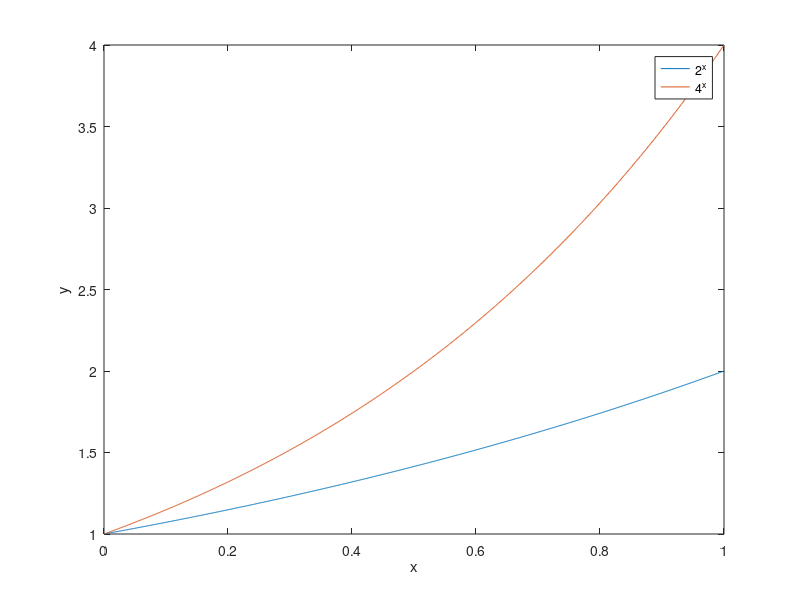
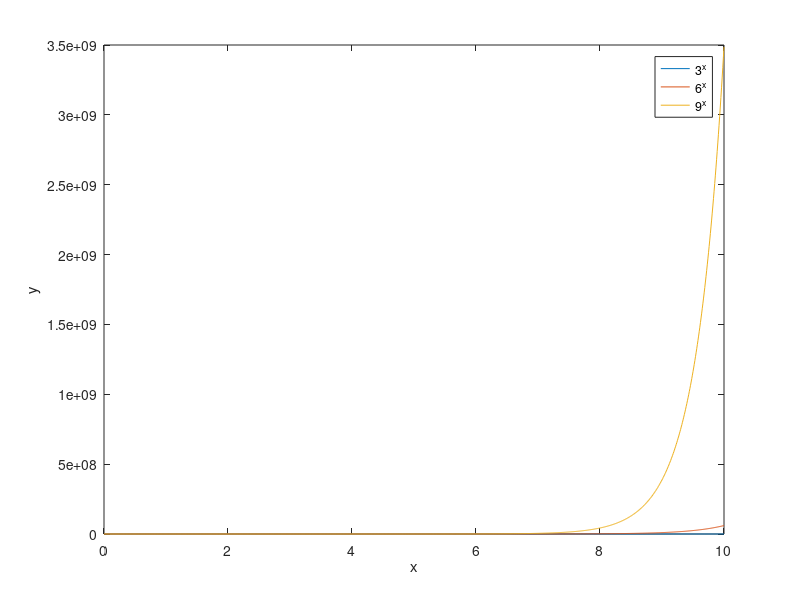

The MATLAB source for these figures, in order:
clc
clear all


figure(1);

x=[0.0:0.001:1.0];
y1=2.^x;
y2=4.^x;

plot(x,y1,x,y2)
legend("2^x","4^x");
xlabel("x");
ylabel("y");

figure(2);

x=[0.0:0.01:10];

y1=3.^x;
y2=6.^x;
y3=9.^x;

plot(x,y1,x,y2,x,y3)
legend("3^x","6^x","9^x");
xlabel("x");
ylabel("y");
